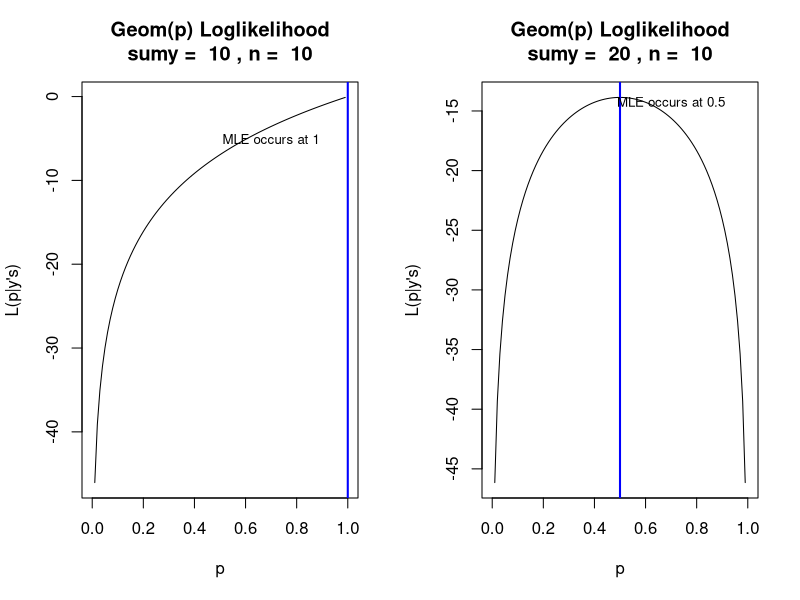
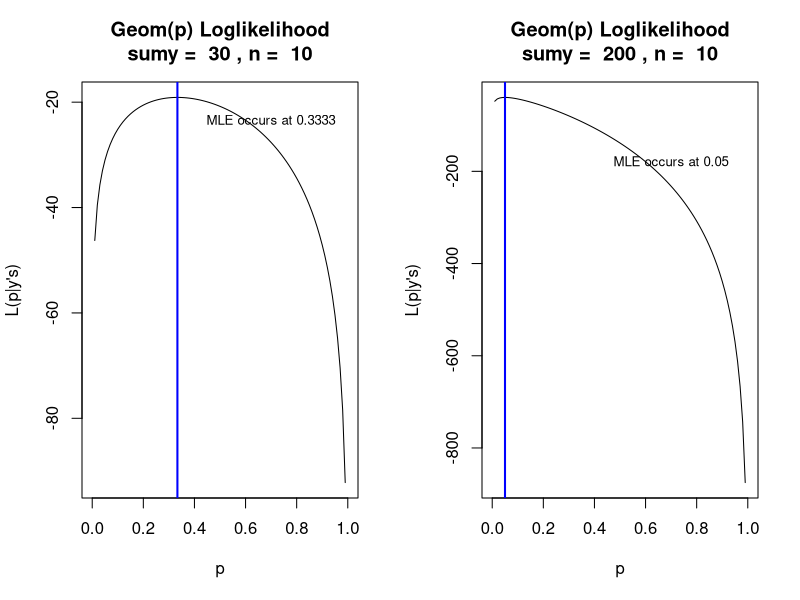

Here is the R script that generated these plots, in order:
#Likelihood for a geom(p) RS is
likelihood <- function(p, sumy, n){
  ((p/(1-p))^n)*(1-p)^sumy
}

#logLikelihood for geom(p) RS is
loglikelihood <- function(p, sumy, n){
  n*log(p)-n*log(1-p)+sumy*log(1-p)
}
#Create plots for likelihood and loglikelihood for some different values of sumy
par(mfrow=c(1,2))
#create plots
sumy <- 10
n <- 10
curve(loglikelihood(p, sumy = sumy, n = n),
      xname = "p",
      main = paste("Geom(p) Loglikelihood\nsumy = ",sumy,", n = ",n),
      ylab = "L(p|y's)",
      from = 0,
      to = 1)
abline(v = 1/(sumy/n),
       lwd = 2,
       col = "blue")
text(x = 0.7,
     y = loglikelihood(0.6, sumy, n),
     paste0("MLE occurs at ", signif(n/sumy, 4)), 
     cex = 0.8
)
#create plots
sumy <- 20
n <- 10
curve(loglikelihood(p, sumy = sumy, n = n),
      xname = "p",
      main = paste("Geom(p) Loglikelihood\nsumy = ",sumy,", n = ",n),
      ylab = "L(p|y's)",
      from = 0,
      to = 1)
abline(v = 1/(sumy/n),
       lwd = 2,
       col = "blue")
text(x = 0.7,
     y = loglikelihood(0.6, sumy, n),
     paste0("MLE occurs at ", signif(n/sumy, 4)), 
     cex = 0.8
)
#create plots
sumy <- 30
n <- 10
curve(loglikelihood(p, sumy = sumy, n = n),
      xname = "p",
      main = paste("Geom(p) Loglikelihood\nsumy = ",sumy,", n = ",n),
      ylab = "L(p|y's)",
      from = 0,
      to = 1)
abline(v = 1/(sumy/n),
       lwd = 2,
       col = "blue")
text(x = 0.7,
     y = loglikelihood(0.6, sumy, n),
     paste0("MLE occurs at ", signif(n/sumy, 4)), 
     cex = 0.8
)
#create plots
sumy <- 200
n <- 10
curve(loglikelihood(p, sumy = sumy, n = n),
      xname = "p",
      main = paste("Geom(p) Loglikelihood\nsumy = ",sumy,", n = ",n),
      ylab = "L(p|y's)",
      from = 0,
      to = 1)
abline(v = 1/(sumy/n),
       lwd = 2,
       col = "blue")
text(x = 0.7,
     y = loglikelihood(0.6, sumy, n),
     paste0("MLE occurs at ", signif(n/sumy, 4)), 
     cex = 0.8
)